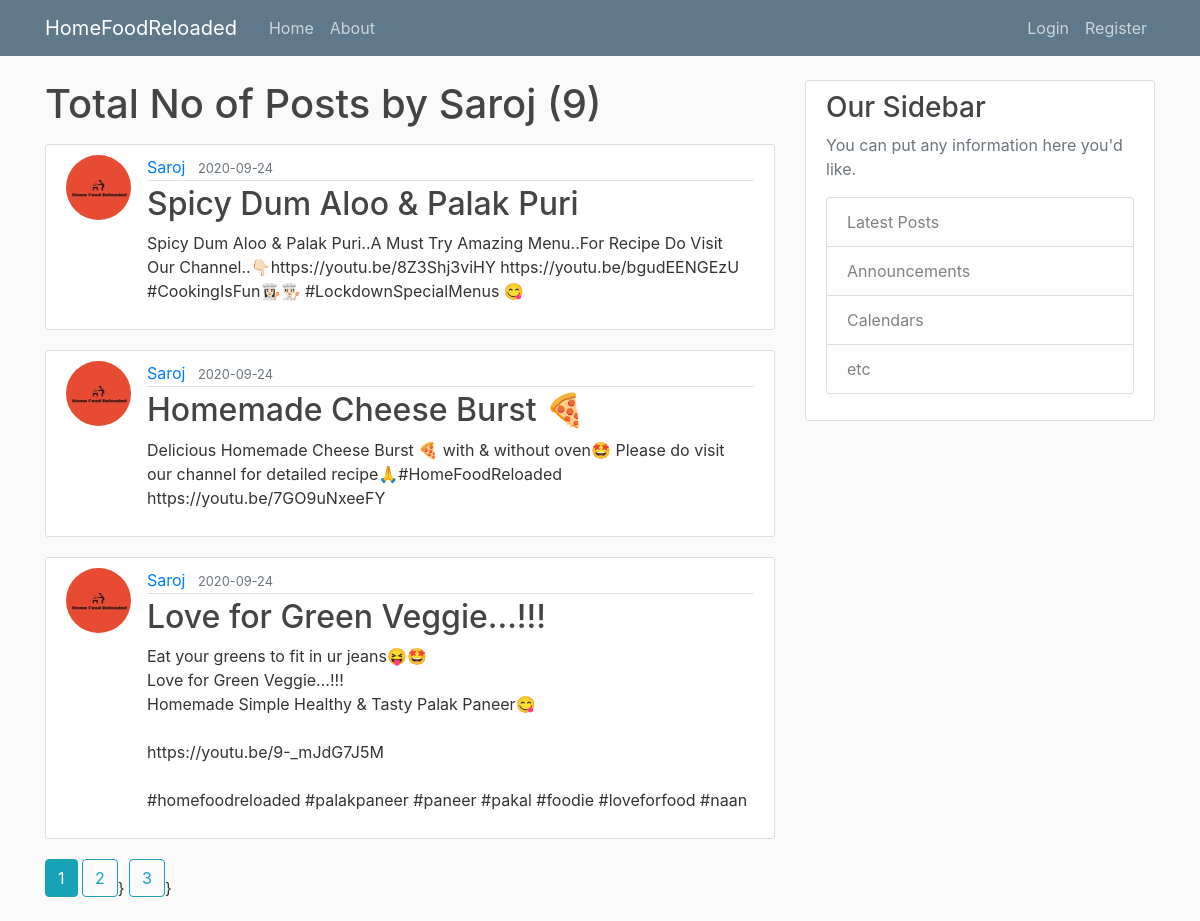
Page /user/Saroj on the committed database.
### flaskblog/models.py (models this page shows, shortened)
class User(db.Model, UserMixin ):
    id= db.Column(db.Integer,primary_key=True)
    username= db.Column(db.String(20), unique=True, nullable=False)
    email= db.Column(db.String(120),unique=True,nullable=False)
    image_file= db.Column(db.String(20),nullable=False,default='default.jpg')
    password= db.Column(db.String(100),nullable=False)
    posts= db.relationship('Post',backref='author',lazy=True)

class Post(db.Model):
    id = db.Column(db.Integer, primary_key=True)
    title = db.Column(db.String(100),nullable=False)
    content = db.Column(db.Text(),nullable=False)
    created = db.Column(db.DateTime, nullable = False, default=datetime.utcnow)
    user_id = db.Column(db.Integer,db.ForeignKey('user.id'), nullable=False)

### flaskblog/users/routes.py (the view)
@users.route('/user/<string:username>')
def user_post(username):
    page = request.args.get('page', 1, type=int)
    user=User.query.filter_by(username=username).first_or_404()
    posts=Post.query.filter_by(author=user).order_by(Post.created.desc()).paginate(page=page,per_page=3)
    return render_template('user_post.html' , posts = posts, user=user)

### flaskblog/templates/user_post.html
{% extends "layout.html" %}
{% block content %}
    <h1 class="mb-3">Total No of Posts by {{ user.username }} ({{ posts.total }})</h1>
    {% for post in posts.items %}
        <article class="media content-section">
          <img class="rounded-circle article-img" src="{{ url_for('static', filename='profile_pics/' + post.author.image_file) }}">
          <div class="media-body">
            <div class="article-metadata">
              <a class="mr-2" href="{{url_for('user_post',username= post.author.username)}}">{{ post.author.username }}</a>
              <small class="text-muted">{{ post.created.strftime('%Y-%m-%d') }}</small>
            </div>
            <h2><a class="article-title" href="{{ url_for('posts.post', id=post.id) }}">{{ post.title }}</a></h2>
            <p class="article-content">{{ post.content }}</p>
          </div>
        </article>
    {% endfor %}
    {% for page_num in posts.iter_pages(left_edge=1, right_edge=1, left_current=1, right_current=2) %}
        {% if page_num %}
            {% if posts.page == page_num %}
                <a class="btn btn-info mb-4" href="{{url_for('users.user_post',username=user.username, page=page_num) }}">{{ page_num }}</a>
            {% else %}
                <a class="btn btn-outline-info mb-4" href="{{url_for('users.user_post',username=user.username, page=page_num) }}">{{ page_num }}</a>}
            {% endif %}
        {% else %}
            ...
        {% endif %}
    {% endfor %}
{% endblock content %}

### flaskblog/templates/layout.html (shortened to what this page needs)
<!DOCTYPE html>
<html>
<head>
    <link rel="stylesheet" href="https://maxcdn.bootstrapcdn.com/bootstrap/4.0.0/css/bootstrap.min.css">
    <link rel="stylesheet" type="text/css" href="{{ url_for('static', filename='main.css') }}">
</head>
<body>
    <header class="site-header">
      <nav class="navbar navbar-expand-md navbar-dark bg-steel fixed-top">
        <div class="container">
          <a class="navbar-brand mr-4" href="/">HomeFoodReloaded</a>
          <div class="collapse navbar-collapse" id="navbarToggle">
            <div class="navbar-nav mr-auto">
              <a class="nav-item nav-link" href="/">Home</a>
              <a class="nav-item nav-link" href="/about">About</a>
            </div>
            <div class="navbar-nav">
              {% if current_user.is_authenticated %}
                 <a class="nav-item nav-link" href="{{ url_for('posts.new_post') }}">New Post</a>
                <a class="nav-item nav-link" href="{{ url_for('users.account') }}">Account</a>
                <a class="nav-item nav-link" href="{{ url_for('users.logout') }}">Logout</a>
              {% else %}
                <a class="nav-item nav-link" href="{{ url_for('users.login') }}">Login</a>
                <a class="nav-item nav-link" href="{{ url_for('users.registration') }}">Register</a>
              {% endif %}
            </div>
          </div>
        </div>
      </nav>
    </header>
    <main role="main" class="container">
      <div class="row">
        <div class="col-md-8">
          {% block content %}{% endblock %}
        </div>
        <div class="col-md-4">
          <div class="content-section">
            <h3>Our Sidebar</h3>
            <p class='text-muted'>You can put any information here you'd like.
              <ul class="list-group">
                <li class="list-group-item list-group-item-light">Latest Posts</li>
                <li class="list-group-item list-group-item-light">Announcements</li>
                <li class="list-group-item list-group-item-light">Calendars</li>
                <li class="list-group-item list-group-item-light">etc</li>
              </ul>
            </p>
          </div>
        </div>
      </div>
    </main>
</body>
</html>

### flaskblog/static/main.css (style rules this page uses)
body { background: #fafafa; color: #333333; margin-top: 5rem; }
h1, h2, h3, h4, h5, h6 { color: #444444; }
.bg-steel { background-color: #5f788a; }
.site-header .navbar-nav .nav-link { color: #cbd5db; }
.content-section { background: #ffffff; padding: 10px 20px; border: 1px solid #dddddd; border-radius: 3px; margin-bottom: 20px; }
.article-title { color: #444444; }
.article-content { white-space: pre-line; }
.article-img { height: 65px; width: 65px; margin-right: 16px; }
.article-metadata { padding-bottom: 1px; margin-bottom: 4px; border-bottom: 1px solid #e3e3e3 }

### rows in the picture
User: username "Saroj"
Post: image_file (picture), author.username "Saroj", created "2020-09-24", title "Spicy Dum Aloo & Palak Puri", content "Spicy Dum Aloo & Palak Puri..A Must Try Amazing Menu..For Recipe Do Visit Our Channel..👇🏻https://youtu.be/8Z3Shj3viHY https://youtu.be/bgudEENGEzU #CookingIsFun👩🏻‍🍳👨🏻‍🍳 #LockdownSpecialMenus 😋"
Post: image_file (picture), author.username "Saroj", created "2020-09-24", title "Homemade Cheese Burst 🍕", content "Delicious Homemade Cheese Burst 🍕 with & without oven🤩 Please do visit our channel for detailed recipe🙏#HomeFoodReloaded https://youtu.be/7GO9uNxeeFY"
Post: image_file (picture), author.username "Saroj", created "2020-09-24", title "Love for Green Veggie...!!!", content "Eat your greens to fit in ur jeans😝🤩 Love for Green Veggie...!!! Homemade Simple Healthy & Tasty Palak Paneer😋 https://youtu.be/9-_mJdG7J5M #homefoodreloaded #palakpaneer #paneer #pakal #foodie #loveforfood #naan"

### other values in the picture
{{ posts.total }} "9"
{{ page_num }} "1"
{{ page_num }} "2" "3"
